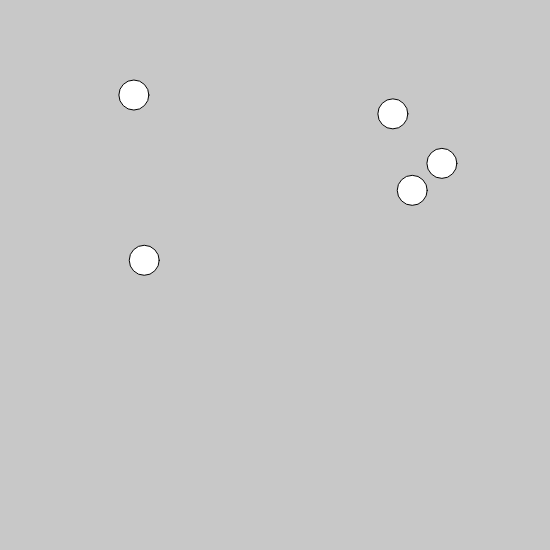
Frame 1 (no input)
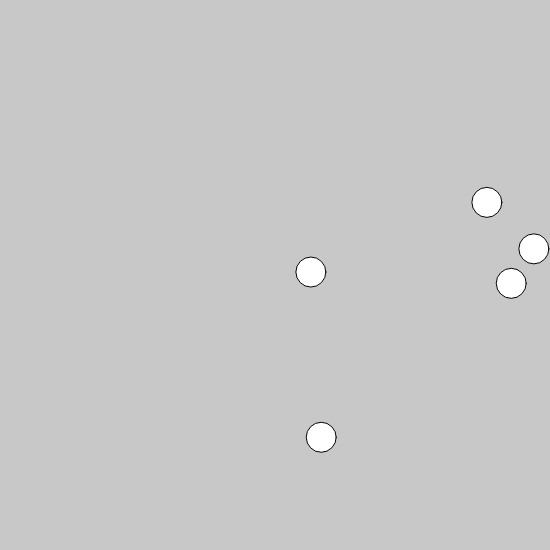
Frame 60 (no input)
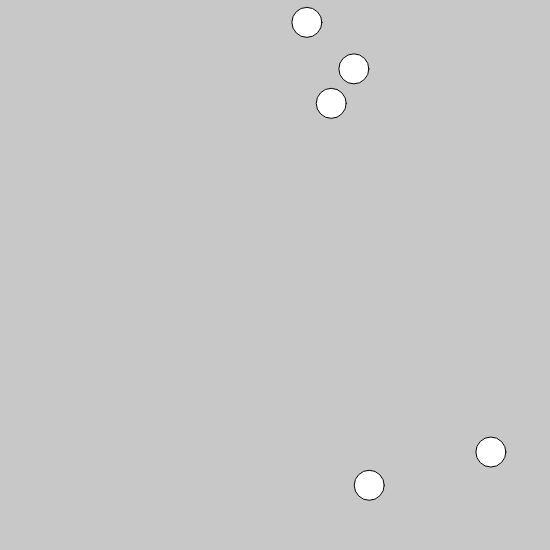
Frame 120 (the mouse pressed at the canvas centre since frame 60)

The p5.js sketch that drew these frames (run headless with seeded random() and noise() and a simulated clock; from frame 60 on, the mouse is pressed at the canvas centre):

// p5.js sketch
// ── sketch.js
var ballArray = [];

function setup(){
	createCanvas(550,550);
	for(var i = 0; i < 5; i++){
		ballArray[i] = new Ball(random(0,width),random(0,height),3);
	}
	background(200);
}

function draw() {
	background(200);
	for(var i = 0; i < ballArray.length; i++){
		// fill(random(1,255));
		ballArray[i].display();
		ballArray[i].animate();
	}
}

function mouseClicked(){
	var anotherBall = new Ball(mouseX, mouseY, random(1,18));
	ballArray.push(anotherBall);
}

function keyPressed(){
	var keyBall = new Ball(mouseX, mouseY, random(1,28));
	ballArray.push(keyBall);
}

function Ball(x,y,velocity){
	this.x = x;
	this.y = y;
	this.vel = velocity;

	this.animate = function(){

		this.x += this.vel;
		if(this.x > width || this.x < 0){
			this.vel = -this.vel;
		}
		this.y += this.vel;
		if(this.y > width || this.y < 0){
			this.vel = -this.vel;
		}
	}

	this.display = function(){
		ellipse(this.x,this.y, 30,30);
	}


}
// ── lesson2.js
var ballArray = [];

function setup(){
	createCanvas(550,550);
	for(var i = 0; i < 5; i++){
		ballArray[i] = new Ball(random(0,width),random(0,height),3);
	}
	background(200);
}

function draw() {
	background(200);
	for(var i = 0; i < ballArray.length; i++){
		// fill(random(1,255));
		ballArray[i].display();
		ballArray[i].animate();
	}
}

function mouseClicked(){
	var anotherBall = new Ball(mouseX, mouseY, random(1,8));
	ballArray.push(anotherBall);
}

function keyPressed(){
	var keyBall = new Ball(mouseX, mouseY, random(1,8));
	ballArray.push(keyBall);
}

function Ball(x,y,velocity){
	this.x = x;
	this.y = y;
	this.vel = velocity;

	this.animate = function(){

		this.x += this.vel;
		if(this.x > width || this.x < 0){
			this.vel = -this.vel;
		}
		this.y += this.vel;
		if(this.y > width || this.y < 0){
			this.vel = -this.vel;
		}
	}

	this.display = function(){
		ellipse(this.x,this.y, 30,30);
	}


}
